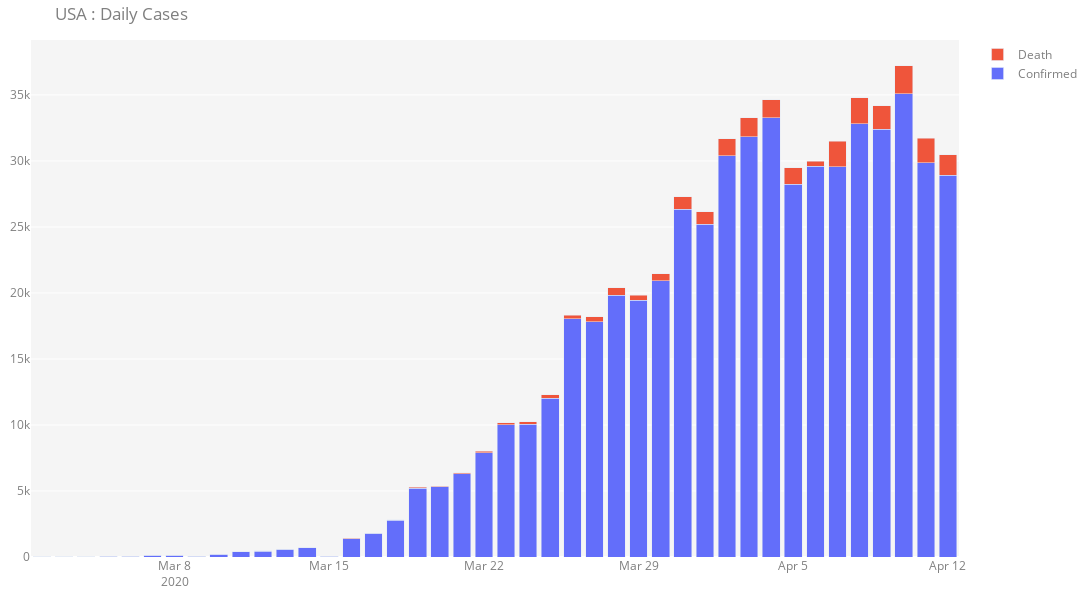

Notebook cell for this chart:
### Code cell
fig = go.Figure()
fig.add_trace(go.Bar(x=df.index, y=df['Confirmed Daily'], name='Confirmed')) # fill down to xaxis
fig.add_trace(go.Bar(x=df.index, y=df['Death Daily'], name='Death')) # fill to trace0 y
# fig.add_trace(go.Bar(x=df.index, y=df['Recovery Daily'], name='Recovery')) # fill to trace0 y

fig.update_layout(
    margin=dict(l=10, r=10, t=40, b=10), width=1100, height=600, plot_bgcolor='rgb(245,245,245)',
    title=country + ' : Daily Cases',
     font=dict(
#         family="Courier New, monospace",
        size=12,
        color="#7f7f7f"
    ),
    barmode='stack'
)
fig.show()
